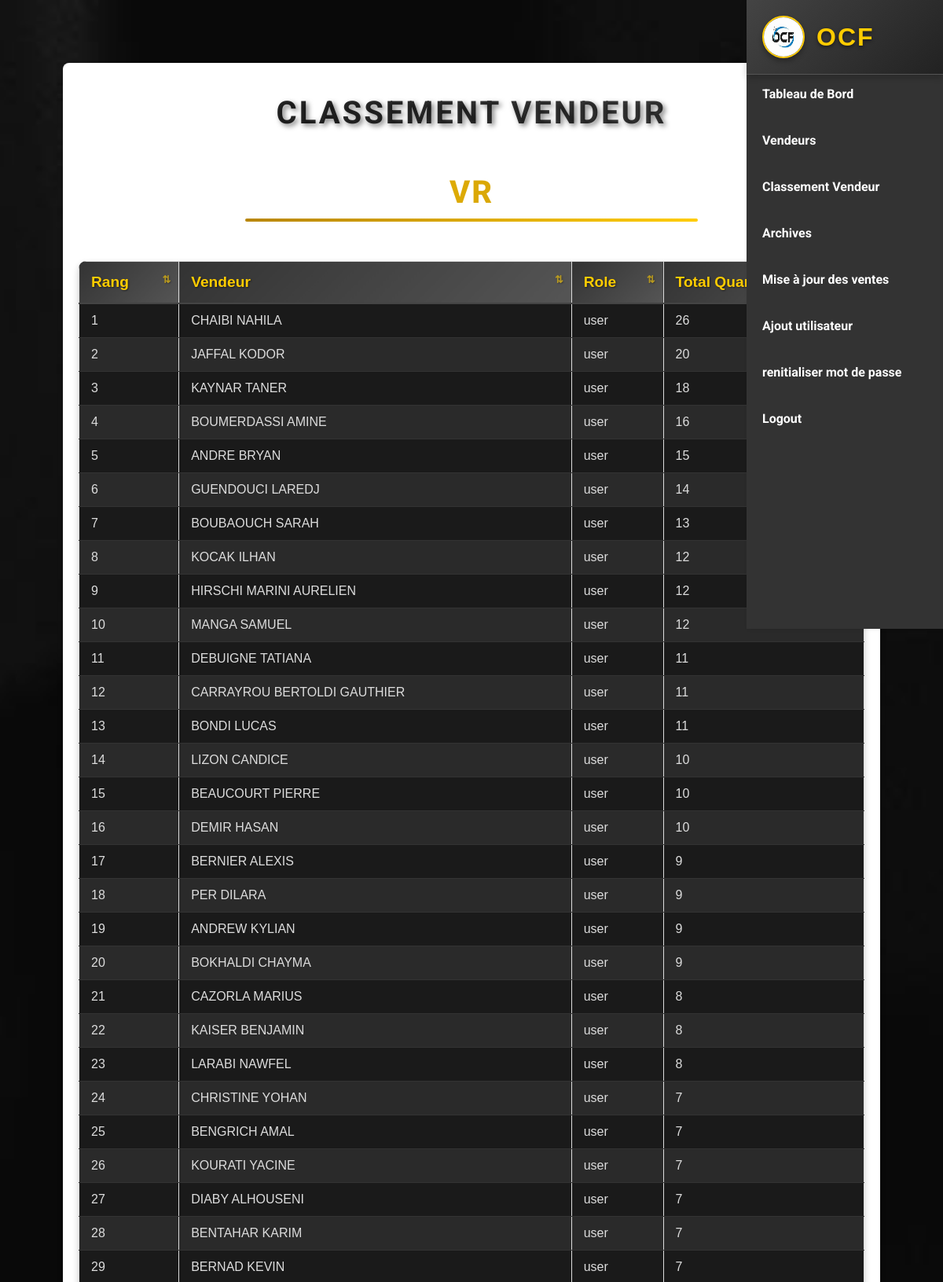
The app's page /admin/sales_ranking (signed in, upper part) with its own data.
### test.py (models this page shows)
class User(db.Model):
    id = db.Column(db.Integer, primary_key=True)
    username = db.Column(db.String(80), unique=True, nullable=False)
    password = db.Column(db.String(200), nullable=False)
    plain_password = db.Column(db.String(200), nullable=True)  # Stockage en clair (temporaire)
    role = db.Column(db.String(20), default='user')  # user or admin
    sales = db.relationship('Sale', backref='user', lazy=True)

### test.py (the view)
@app.route('/admin/sales_ranking')
def sales_ranking():
    if 'user_id' not in session or session.get('role') != 'admin':
        return redirect(url_for('login'))
    users = User.query.filter(User.role != 'admin').all()
    ranking_mobiles = []
    ranking_vr = []
    ranking_vv = []
    for user in users:
        total_sales_mobiles = sum(sale.quantity for sale in user.sales if sale.class_type == 'Mobiles')
        total_sales_vr = sum(sale.quantity for sale in user.sales if sale.class_type == 'VR')
        total_sales_vv = sum(sale.quantity for sale in user.sales if sale.class_type == 'VV')
        ranking_mobiles.append({'username': user.username, 'role': user.role, 'total_sales': total_sales_mobiles})
        ranking_vr.append({'username': user.username, 'role': user.role, 'total_sales': total_sales_vr})
        ranking_vv.append({'username': user.username, 'role': user.role, 'total_sales': total_sales_vv})
    ranking_mobiles.sort(key=lambda x: x['total_sales'], reverse=True)
    ranking_vr.sort(key=lambda x: x['total_sales'], reverse=True)
    ranking_vv.sort(key=lambda x: x['total_sales'], reverse=True)
    return render_template(
        'layout.html',
        page='sales_ranking',
        ranking_mobiles=ranking_mobiles,
        ranking_vr=ranking_vr,
        ranking_vv=ranking_vv,
        enumerate=enumerate
    )

### test.py (called while the page is built)
@app.before_request
def restrict_access():
    if 'user_id' in session:
        user = User.query.get(session['user_id'])
        if user:
            session['role'] = user.role
        else:
            session.pop('user_id', None)

### templates/layout.html (shortened to what this page needs)
<!DOCTYPE html>
<html lang="en">
<head>
    <link rel="stylesheet" href="{{ url_for('static', filename='style.css') }}">
</head>
<body>
   <div class="sidebar">
        <div class="logo">
            <img src="{{ url_for('static', filename='images/logo.jpg') }}" alt="OCF Logo">
            <span>OCF</span>
        </div>
        <ul class="menu">
        {% if session.get('role') == 'admin' %}
        <li><a href="/dashboard">Tableau de Bord</a></li>
        <li><a href="/admin/all_sales">Vendeurs</a></li>
        <li><a href="/admin/sales_ranking">Classement Vendeur</a></li>
        <li><a href="/admin/view_archives">Archives</a></li>
        <li><a href="/admin/upload_sales">Mise à jour des ventes</a></li>
        <li><a href="/admin/create_user">Ajout utilisateur</a></li>
        <li><a href="/admin/set_password">renitialiser mot de passe</a></li>
        <li><a href="/logout">Logout</a></li>
        {% elif session.get('role') == 'user' %}
        <li><a href="/dashboard">Tableau de Bord</a></li>
        <li><a href="/logout">Logout</a></li>
        {% else %}
        <li><a href="/login">Login</a></li>
        {% endif %}
    </ul>
    </div>
    <div class="container">
        {% if page == 'login' %}
        <div class="form-container">
            <h1 class="main-title gradient">Bienvenue chez OCF</h1>
            {% if error %}
            <p class="error">{{ error }}</p>
            {% endif %}
            <form method="POST" action="/login">
                <input type="text" name="username" placeholder="Entrer votre nom utilisateur" required>
                <input type="password" name="password" placeholder="Entrer votre mot de passe" required>
                <button type="submit">Login</button>
            </form>
        </div>
        {% elif page == 'sales_ranking' %}
        <h1>Classement Vendeur</h1>
         <h2 class="category-title">VR</h2>
        <table>
            <thead>
                <tr>
                    <th>Rang</th>
                    <th>Vendeur</th>
                    <th>Role</th>
                    <th>Total Quantité</th>
                </tr>
            </thead>
            <tbody>
                {% for index, user in enumerate(ranking_vr) %}
                <tr>
                    <td>{{ index + 1 }}</td>
                    <td>{{ user.username }}</td>
                    <td>{{ user.role }}</td>
                    <td>{{ user.total_sales }}</td>
                </tr>
                {% endfor %}
            </tbody>
        </table>
        {% endif %}
    </div>
</body>
</html>

### records on screen
User: username "CHAIBI NAHILA", role "user"
User: username "JAFFAL KODOR", role "user"
User: username "KAYNAR TANER", role "user"
User: username "BOUMERDASSI AMINE", role "user"
User: username "ANDRE BRYAN", role "user"
User: username "GUENDOUCI LAREDJ", role "user"
User: username "BOUBAOUCH SARAH", role "user"
User: username "KOCAK ILHAN", role "user"
User: username "HIRSCHI MARINI AURELIEN", role "user"
User: username "MANGA SAMUEL", role "user"
User: username "DEBUIGNE TATIANA", role "user"
User: username "CARRAYROU BERTOLDI GAUTHIER", role "user"
User: username "BONDI LUCAS", role "user"
User: username "LIZON CANDICE", role "user"
User: username "BEAUCOURT PIERRE", role "user"
User: username "DEMIR HASAN", role "user"
User: username "BERNIER ALEXIS", role "user"
User: username "PER DILARA", role "user"
User: username "ANDREW KYLIAN", role "user"
User: username "BOKHALDI CHAYMA", role "user"
User: username "CAZORLA MARIUS", role "user"
User: username "KAISER BENJAMIN", role "user"
User: username "LARABI NAWFEL", role "user"
User: username "CHRISTINE YOHAN", role "user"
User: username "BENGRICH AMAL", role "user"
User: username "KOURATI YACINE", role "user"
User: username "DIABY ALHOUSENI", role "user"
User: username "BENTAHAR KARIM", role "user"
User: username "BERNAD KEVIN", role "user"

### other values on screen
{{ index + 1 }} "1" "2" "3" "4" "5" "6" "7" "8" "9" "10" "11" "12" "13" "14" "15" "16" "17" "18" "19" "20" "21" "22" "23" "24" "25" "26" "27" "28" "29"
{{ user.total_sales }} "26" "20" "18" "16" "15" "14" "13" "12" "12" "12" "11" "11" "11" "10" "10" "10" "9" "9" "9" "9" "8" "8" "8" "7" "7" "7" "7" "7" "7"
